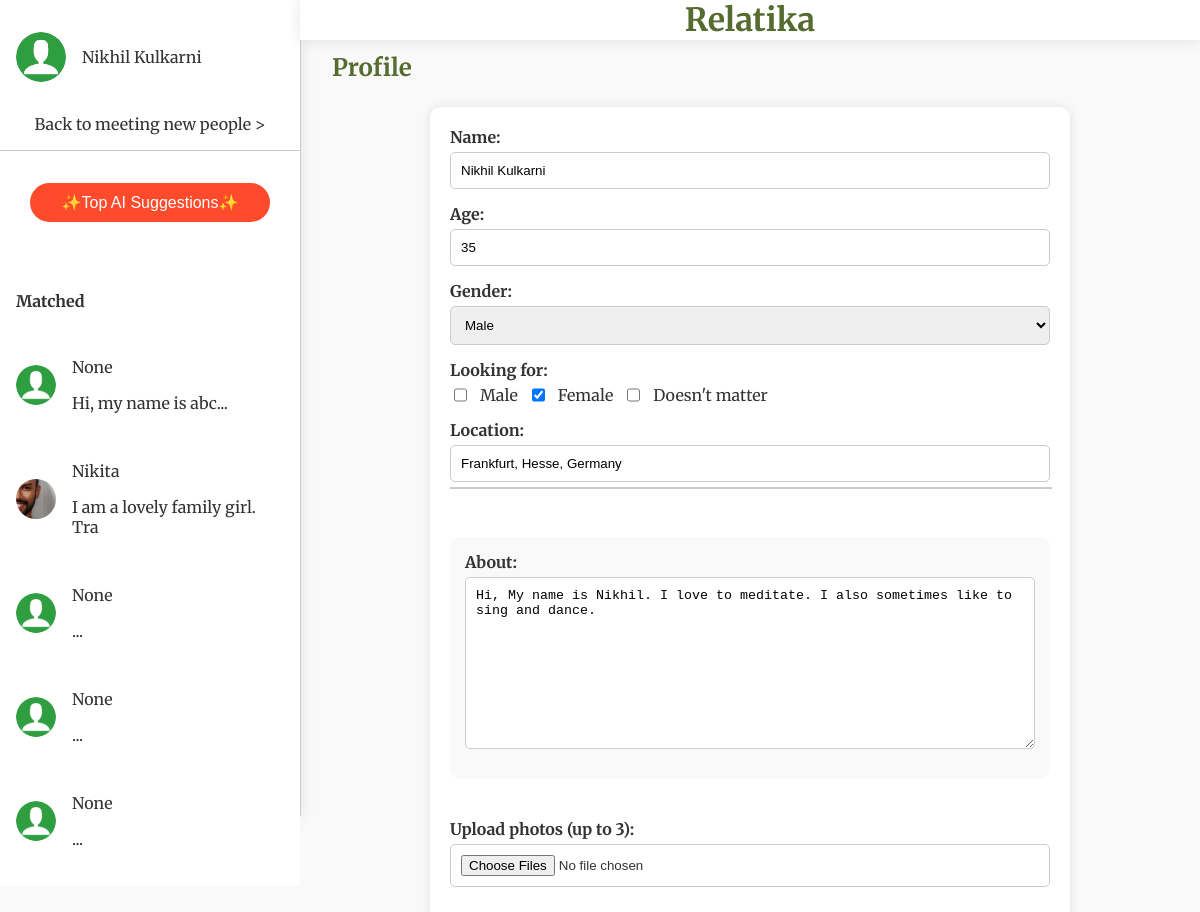
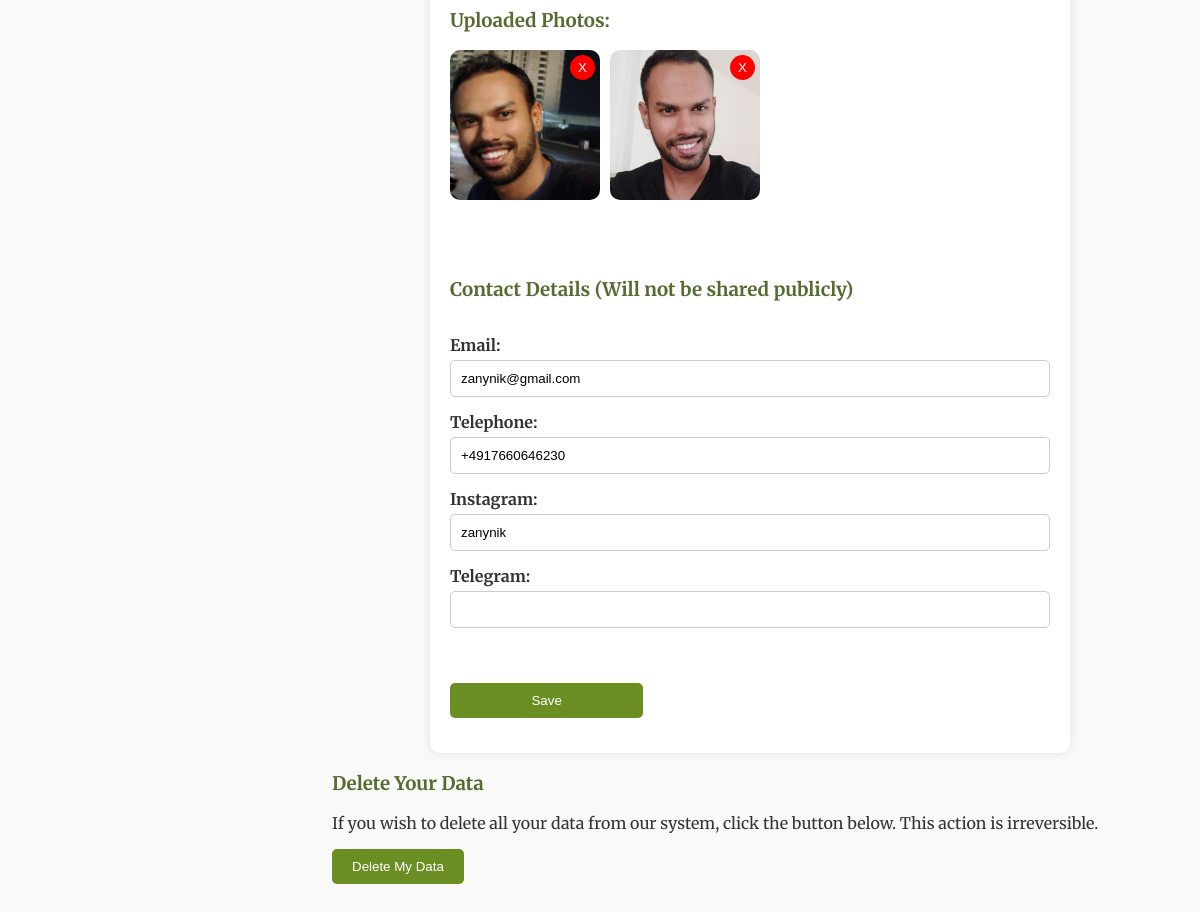
Screenshot of /profile (signed in) with the database file from the repository (2 pictures, top to bottom).
### tables this page shows
CREATE TABLE "users" (
	"id"	INTEGER,
	"username"	TEXT NOT NULL UNIQUE,
	"password"	TEXT NOT NULL,
	"about"	TEXT,
	"name"	TEXT,
	"age"	INTEGER,
	"gender"	TEXT,
	"looking_for"	TEXT,
	"location"	TEXT,
	"latitude"	REAL,
	"longitude"	REAL,
	"email"	TEXT,
	"tel"	TEXT,
	"instagram"	TEXT,
	"telegram"	TEXT,
	PRIMARY KEY("id" AUTOINCREMENT)
);

CREATE TABLE "photos" (
	"id"	INTEGER,
	"user_id"	INTEGER,
	"filename"	TEXT,
	PRIMARY KEY("id" AUTOINCREMENT)
);

### app.py (the view, shortened to what this page needs)
@app.route('/profile', methods=['GET', 'POST'])
def profile():
    if 'user_id' not in session:
        return redirect(url_for('login'))
    user_id = session['user_id']
    conn = get_db_connection()
    user = conn.execute('SELECT * FROM users WHERE id = ?', (user_id,)).fetchone()
    user_photos = conn.execute('SELECT filename FROM photos WHERE user_id = ?', (user_id,)).fetchall()
    conn.close()
    return render_template('profile.html', user_name=user['name'], user_age=user['age'], user_gender=user['gender'],
                           user_looking_for=user['looking_for'] or '', user_location=user['location'], user_latitude=user['latitude'], user_longitude=user['longitude'],
                           user_about=user['about'] or '', user_email=user['email'] or '', user_tel=user['tel'] or '', user_instagram=user['instagram'] or '', user_telegram=user['telegram'] or '',
                           user_photos=user_photos)

### app.py (called while the page is built)
def get_db_connection():
    retries = 5
    while retries > 0:
        try:
            conn = sqlite3.connect(users_table, check_same_thread=False)
            conn.row_factory = sqlite3.Row
            return conn
        except sqlite3.OperationalError as e:
            if 'database is locked' in str(e):
                time.sleep(1)
                retries -= 1
            else:
                raise e
    raise Exception("Database is locked for too long, giving up.")

@app.context_processor
def inject_user():
    return dict(user=g.user, matches=g.matches, saved_profiles=g.saved_profiles,notification_count = g.notification_count)

### templates/profile.html (shortened to what this page needs)
<!DOCTYPE html>
<html lang="en">
<head>
    <link rel="stylesheet" href="https://unpkg.com/leaflet@1.7.1/dist/leaflet.css" />
</head>
<body>
{% extends "base.html" %}
{% block content %}
<h2>Profile</h2>
<form id="locationForm" action="/profile" method="post" enctype="multipart/form-data" class="profile-form">
    <div class="section">
        <div class="form-group">
            <label for="name">Name:</label>
            <input type="text" id="name" name="name" value="{{ user_name }}" required>
        </div>
        <div class="form-group">
            <label for="age">Age:</label>
            <input type="number" id="age" name="age" value="{{ user_age }}" required>
        </div>
        <div class="form-group">
            <label for="gender">Gender:</label>
            <select id="gender" name="gender">
                <option value="M" {% if user_gender == 'M' %}selected{% endif %}>Male</option>
            </select>
        </div>
        <div class="form-group">
            <label for="looking_for">Looking for:</label>
            <div class="checkbox-group">
                <input type="checkbox" name="looking_for" value="M" {% if 'M' in (user_looking_for or '') %}checked{% endif %}> Male
                <input type="checkbox" name="looking_for" value="F" {% if 'F' in (user_looking_for or '') %}checked{% endif %}> Female
                <input type="checkbox" name="looking_for" value="D" {% if 'D' in (user_looking_for or '') %}checked{% endif %}> Doesn't matter
            </div>
        </div>
        <div class="form-group" style="position: relative;">
            <label for="location">Location:</label>
            <input type="text" id="location" name="location" placeholder="Enter a city" value="{{ user_location }}" required>
            <div id="autocomplete-suggestions" class="autocomplete-suggestions"></div>
        </div>
    </div>
    <div class="section about-section">
        <div class="form-group">
            <label for="about">About:</label>
            <textarea name="about" id="about" rows="10">{{ user_about }}</textarea>
        </div>
    </div>
    <div class="section">
        <div class="form-group">
            <label for="photos">Upload photos (up to 3):</label>
            <input type="file" name="photos" id="photos" multiple>
        </div>
        {% if user_photos %}
        <div class="form-group">
            <h3>Uploaded Photos:</h3>
            <div class="photo-gallery">
                {% for photo in user_photos %}
                <div class="photo-container">
                    <img src="{{ url_for('static', filename='uploads/' ~ photo['filename']) }}" alt="User Photo">
                    <button type="button" class="delete-photo" data-filename="{{ photo['filename'] }}">X</button>
                </div>
                {% endfor %}
            </div>
        </div>
        {% endif %}
    </div>
    <div class="section contact-section">
        <div class="form-group">
            <h3>Contact Details (Will not be shared publicly)</h3>
        </div>
        <div class="form-group">
            <label for="email">Email:</label>
            <input type="email" id="email" name="email" value="{{ user_email }}">
        </div>
        <div class="form-group">
            <label for="tel">Telephone:</label>
            <input type="tel" id="tel" name="tel" value="{{ user_tel }}">
        </div>
        <div class="form-group">
            <label for="instagram">Instagram:</label>
            <input type="text" id="instagram" name="instagram" value="{{ user_instagram }}">
        </div>
        <div class="form-group">
            <label for="telegram">Telegram:</label>
            <input type="text" id="telegram" name="telegram" value="{{ user_telegram }}">
        </div>
    </div>
    <div class="form-group">
        <button type="submit" class="button">Save</button>
    </div>
</form>
<div class="data-deletion">
    <h3>Delete Your Data</h3>
    <p>If you wish to delete all your data from our system, click the button below. This action is irreversible.</p>
    <form id="delete-data-form" action="/delete_data" method="post">
        <button type="button" class="button delete-button" onclick="confirmDeletion()">Delete My Data</button>
    </form>
</div>
{% endblock %}

### templates/base.html (shortened to what this page needs)
<!DOCTYPE html>
<html lang="en">
<head>
    <link rel="stylesheet" href="{{ url_for('static', filename='css/styles.css') }}">
</head>
<body>
    <div class="sidebar" id="sidebar">
        <div class="sidebar-fixed" id="sidebar-content">
            <div class="user-thumbnail" onclick="showUserMenu()">
                <img src="{{ url_for('static', filename='uploads/' ~ user.photo) if user.photo else url_for('static', filename='placeholder.png') }}" alt="User Photo">
                <span>{{ user.name }}</span>
            </div>
            <div id="menu-content">
                {% if not request.path.startswith('/view_profile/') %}
                <div id="meet" class="back-to-meeting">
                    Back to meeting new people >
                </div>
                {% endif %}
                <button class="ai-suggestion-button" onclick="location.href='/ai_suggestions'">✨Top AI Suggestions✨</button>
                <div class="matches">
                    <h4>Matched</h4>
                    {% for match in matches %}
                    <div class="match" onclick="location.href='/view_profile/{{ match.user_id }}'">
                        <img src="{{ url_for('static', filename='uploads/' ~ match.photo) if match.photo else url_for('static', filename='placeholder.png') }}" alt="User Photo">
                        <div>
                            <p>{{ match.name }}</p>
                            <p>{{ match.about_glimpse[:30] }}</p>
                        </div>
                    </div>
                    {% endfor %}
                </div>
            </div>
        </div>
    </div>
    <div class="header">
        <h1>Relatika</h1>
    </div>
    <div class="content" id="content">
        {% block content %}
        {% endblock %}
    </div>
</body>
</html>

### static/css/styles.css (style rules this page uses)
body { font-family: Arial, sans-serif; background-color: #f0f4f3; color: #2f4f4f; margin: 0; padding: 0; }
.button { background-color: #6b8e23; color: white; padding: 10px 20px; border: none; border-radius: 5px; cursor: pointer; }
h1, h2, h3 { color: #556b2f; }

### templates/profile.html (style rules this page uses)
.autocomplete-suggestions { position: absolute; border: 1px solid #ccc; background: #fff; max-height: 150px; overflow-y: auto; z-index: 1000; width: 100%; top: calc(100% + 5px); }
.profile-form { max-width: 600px; margin: auto; display: grid; grid-template-columns: 1fr 2fr; gap: 20px; padding: 20px; background-color: #ffffff; border-radius: 10px; box-shadow: 0 0 10px rgba(0, 0, 0, 0.1); }
.section { grid-column: span 2; margin-bottom: 20px; }
.about-section { background-color: #f9f9f9; padding: 15px; border-radius: 10px; }
.form-group { display: flex; flex-direction: column; margin-bottom: 15px; }
.form-group label { font-weight: bold; margin-bottom: 5px; }
.form-group input, .form-group select, .form-group textarea { padding: 10px; border: 1px solid #ccc; border-radius: 5px; }
.checkbox-group { display: flex; gap: 10px; }
.photo-gallery { display: flex; flex-wrap: wrap; gap: 10px; }
.photo-container { position: relative; display: inline-block; }
.photo-container img { width: 150px; height: 150px; border-radius: 10px; object-fit: cover; }
.photo-container .delete-photo { position: absolute; top: 5px; right: 5px; background-color: red; color: white; border: none; border-radius: 50%; cursor: pointer; width: 25px; height: 25px; display: flex; justify-content: center; align-items: center; }
.button { grid-column: span 2; background-color: #6b8e23; color: white; padding: 10px 20px; border: none; border-radius: 5px; cursor: pointer; text-align: center; }

### templates/base.html (style rules this page uses)
body { font-family: 'Merriweather', serif; margin: 0; padding: 0; background-color: #f9f9f9; color: #333; display: flex; overflow: hidden; }
.sidebar { width: 300px; background-color: #fff; border-right: 1px solid #ccc; height: 100vh; position: fixed; box-shadow: 0 0 15px rgba(0, 0, 0, 0.1); display: flex; flex-direction: column; padding-top: 1rem; }
.sidebar-fixed { position: sticky; top: 0; z-index: 1000; background-color: #fff; }
.user-thumbnail { display: flex; align-items: center; padding: 1rem; cursor: pointer; position: relative; }
.user-thumbnail img { border-radius: 50%; width: 50px; height: 50px; margin-right: 1rem; }
.sidebar .matches { padding: 1rem; overflow-y: auto; flex: 1; max-height: calc(100vh - 200px); }
.sidebar .match { display: flex; align-items: center; padding: 0.5rem 0; cursor: pointer; }
.sidebar .match img { border-radius: 50%; width: 40px; height: 40px; margin-right: 1rem; }
.content { margin-left: 300px; padding: 2rem; flex: 1; overflow-y: auto; }
.content h2 { margin-bottom: 1.5rem; }
.back-to-meeting { padding: 1rem; border-bottom: 1px solid #ccc; cursor: pointer; text-align: center; }
.ai-suggestion-button { background-color: #ff4b2b; color: white; border: none; border-radius: 25px; padding: 10px 20px; cursor: pointer; margin: 2rem auto; display: block; font-size: 1rem; transition: background-color 0.3s ease; text-align: center; width: 80%; }
.header { text-align: center; padding: 0; position: fixed; top: 0; left: 300px; width: calc(100% - 300px); background-color: #fff; z-index: 1000; box-shadow: 0 0 15px rgba(0, 0, 0, 0.1); }
.header h1 { margin: 0; font-size: 2rem; }

### rows the page displays
users: name "Nikhil Kulkarni", location "Frankfurt, Hesse, Germany", about "Hi, My name is Nikhil. I love to meditate. I also sometimes like to sing and dance.", email "zanynik@gmail.com", tel "+4917660646230", instagram "zanynik"
users: name "None", about_glimpse "Hi, my name is abc..."
photos: filename (picture)
users: name "Nikita"
users: name "None", about_glimpse "..."
users: name "None", about_glimpse "..."
photos: filename (picture)
photos: filename (picture)

### other values shown
{{ match.about_glimpse[:30] }} "I am a lovely family girl. Tra" "..."
{{ match.name }} "None"
